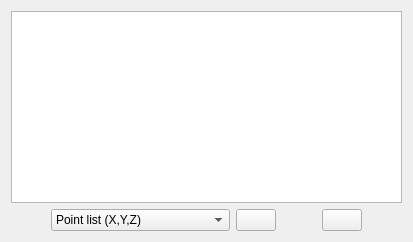
     <widget class="QWidget" name="tab_6">
      <attribute name="title">
       <string>DEM Quality</string>
      </attribute>
      <layout class="QGridLayout" name="gridLayout_24">
       <item row="0" column="0">
        <widget class="QTextEdit" name="textEdit">
         <property name="readOnly">
          <bool>true</bool>
         </property>
        </widget>
       </item>
       <item row="1" column="0">
        <layout class="QHBoxLayout" name="horizontalLayout_24">
         <item>
          <spacer name="horizontalSpacer_20">
           <property name="orientation">
            <enum>Qt::Horizontal</enum>
           </property>
           <property name="sizeHint" stdset="0">
            <size>
             <width>40</width>
             <height>20</height>
            </size>
           </property>
          </spacer>
         </item>
         <item>
          <layout class="QHBoxLayout" name="horizontalLayout_23">
           <item>
            <widget class="QComboBox" name="comboBox">
             <item>
              <property name="text">
               <string>Point list (X,Y,Z)</string>
              </property>
             </item>
             <item>
              <property name="text">
               <string>E-FOTO Features (SP 1.65)</string>
              </property>
             </item>
            </widget>
           </item>
           <item>
            <widget class="QPushButton" name="loadPtsButton">
             <property name="toolTip">
              <string>Load 3D Points</string>
             </property>
             <property name="text">
              <string/>
             </property>
             <property name="icon">
              <iconset resource="../resource/resource.qrc">
               <normaloff>:/icon/fileopen.png</normaloff>:/icon/fileopen.png</iconset>
             </property>
             <property name="iconSize">
              <size>
               <width>30</width>
               <height>30</height>
              </size>
             </property>
            </widget>
           </item>
          </layout>
         </item>
         <item>
          <spacer name="horizontalSpacer_19">
           <property name="orientation">
            <enum>Qt::Horizontal</enum>
           </property>
           <property name="sizeHint" stdset="0">
            <size>
             <width>40</width>
             <height>20</height>
            </size>
           </property>
          </spacer>
         </item>
         <item>
          <widget class="QPushButton" name="saveQButton">
           <property name="toolTip">
            <string>Save quality report</string>
           </property>
           <property name="text">
            <string/>
           </property>
           <property name="icon">
            <iconset resource="../resource/resource.qrc">
             <normaloff>:/icon/filesave</normaloff>:/icon/filesave</iconset>
           </property>
           <property name="iconSize">
            <size>
             <width>30</width>
             <height>30</height>
            </size>
           </property>
          </widget>
         </item>
         <item>
          <spacer name="horizontalSpacer_21">
           <property name="orientation">
            <enum>Qt::Horizontal</enum>
           </property>
           <property name="sizeHint" stdset="0">
            <size>
             <width>40</width>
             <height>20</height>
            </size>
           </property>
          </spacer>
         </item>
        </layout>
       </item>
      </layout>
     </widget>
